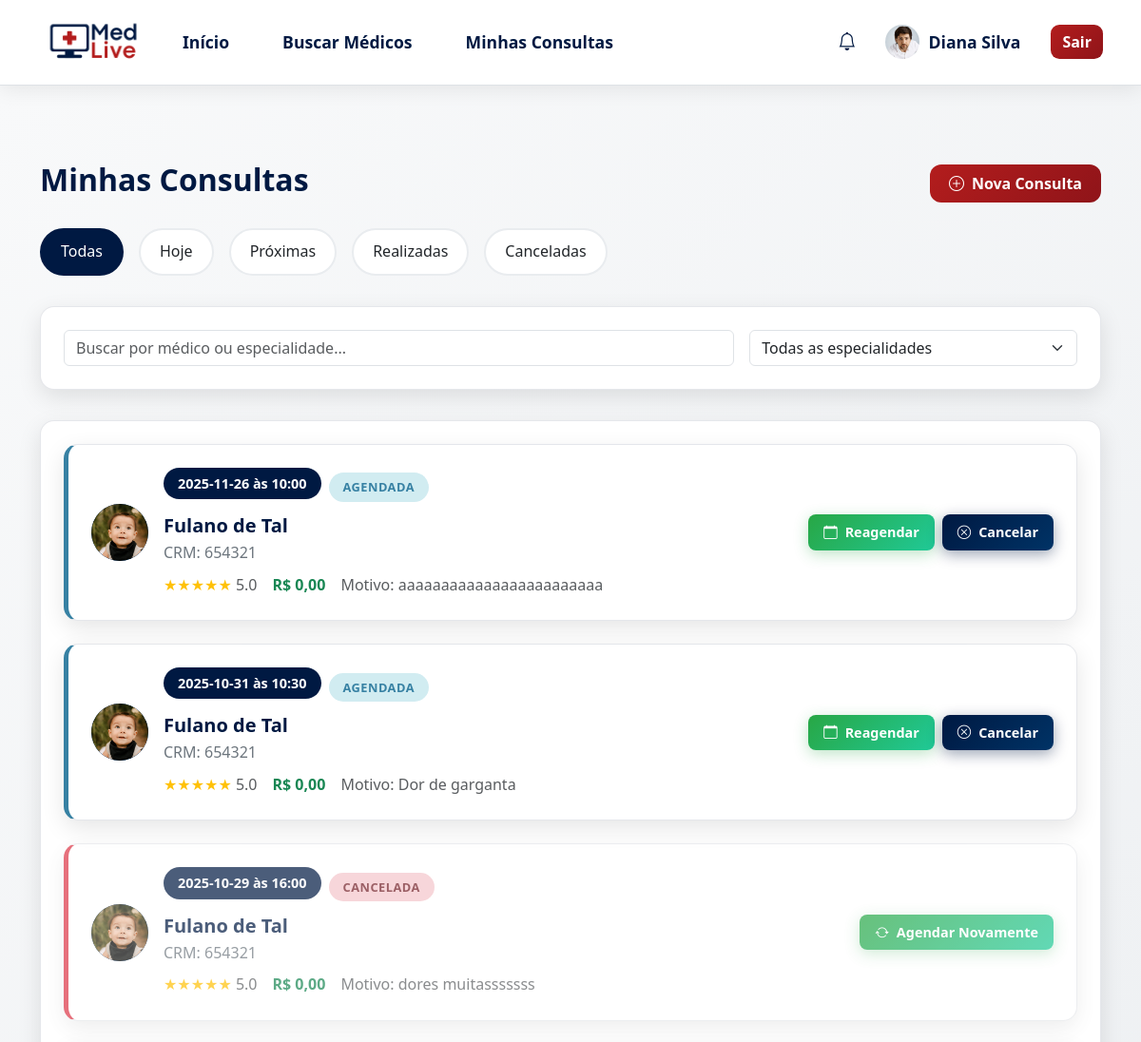
/minhas_consultas (signed in, upper part), run on an earlier commit of the app's database.
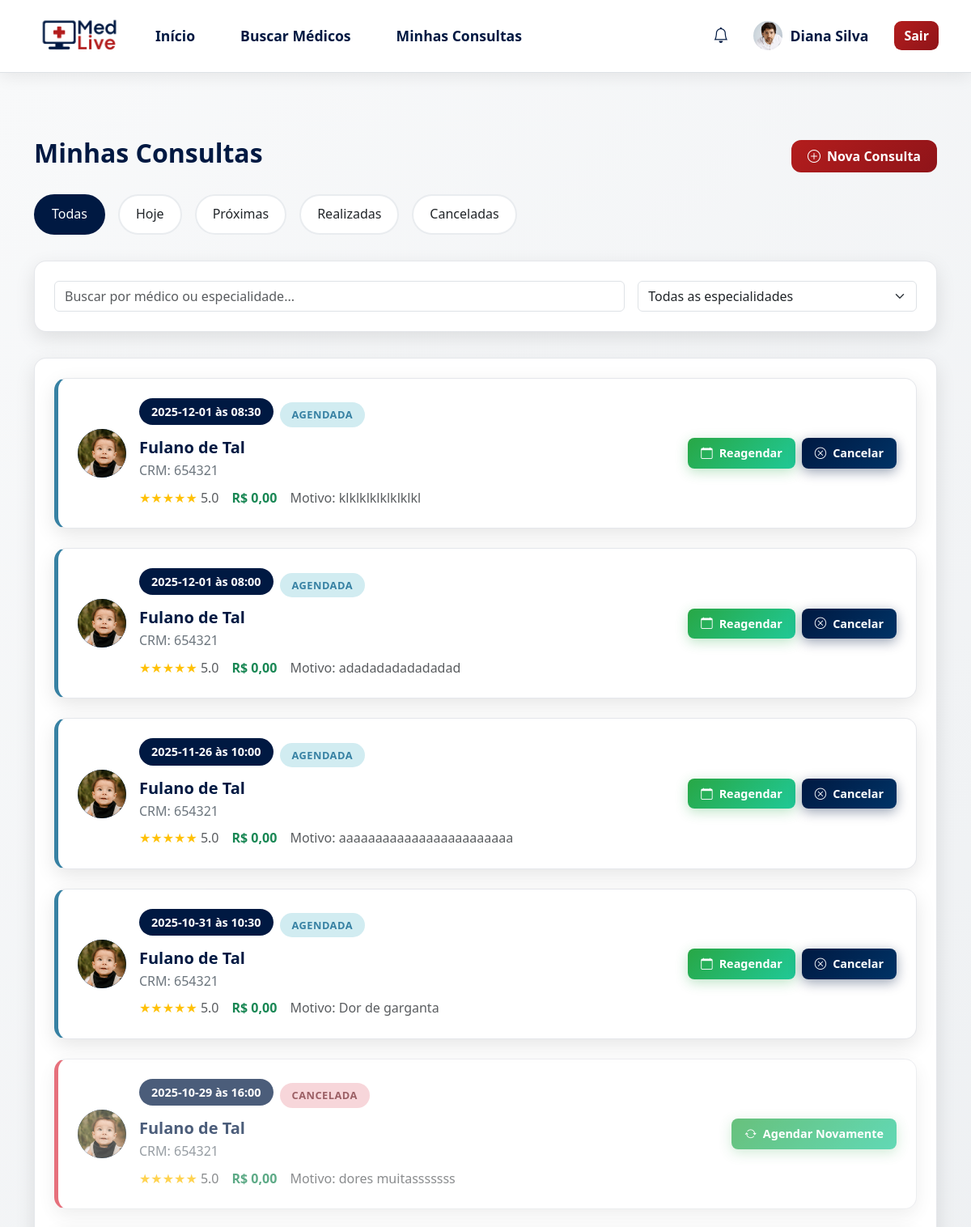
And on a later commit of the database.
### tables this page shows
CREATE TABLE agendamento (
idAgendamento INTEGER PRIMARY KEY,
idPaciente INTEGER NOT NULL,
idMedico INTEGER NOT NULL,
dataAgendamento TEXT NOT NULL,
horario TEXT NOT NULL,
status TEXT NOT NULL DEFAULT 'agendado',
queixa TEXT,
preco REAL DEFAULT 0.0,
dataInclusao TIMESTAMP DEFAULT CURRENT_TIMESTAMP,
FOREIGN KEY (idPaciente) REFERENCES usuario(idUsuario),
FOREIGN KEY (idMedico) REFERENCES usuario(idUsuario)
);

CREATE TABLE usuario (
idUsuario INTEGER PRIMARY KEY AUTOINCREMENT,
nome TEXT NOT NULL,
cpf TEXT NOT NULL,
email TEXT NOT NULL,
senha TEXT NOT NULL,
genero TEXT NOT NULL,
dataNascimento TEXT NOT NULL,
perfil TEXT NOT NULL DEFAULT 'paciente',
foto TEXT,
token_redefinicao TEXT,
data_token TIMESTAMP,
data_cadastro TIMESTAMP DEFAULT CURRENT_TIMESTAMP
);

CREATE TABLE medico (
idMedico INTEGER PRIMARY KEY,
crm TEXT NOT NULL,
statusProfissional TEXT NOT NULL,
FOREIGN KEY (idMedico) REFERENCES usuario(idUsuario)
);

### routes/paciente/paciente_rotas.py (the view)
@router.get("/minhas_consultas")
@requer_autenticacao(["paciente"])
async def get_minhas_consultas(request: Request, sucesso: str = None, usuario_logado: dict = None):
    mensagem_sucesso = None
    if sucesso == "agendamento":
        mensagem_sucesso = "Consulta agendada com sucesso! Você receberá uma confirmação em breve."
    print(f"🔍 DEBUG - Usuário logado: ID={usuario_logado.get('idUsuario')}, Nome={usuario_logado.get('nome')}, Email={usuario_logado.get('email')}")
    consultas = []
    try:
        consultas = obter_agendamentos_por_paciente(usuario_logado["idUsuario"])
        print(f"🔍 DEBUG - Encontrados {len(consultas)} agendamentos para o paciente ID {usuario_logado['idUsuario']}")
        for i, consulta in enumerate(consultas):
            print(f"  {i+1}. Médico: {consulta.get('nomeMedico')} | Data: {consulta.get('dataAgendamento')} | Horário: {consulta.get('horario')}")
    except Exception as e:
        print(f"❌ Erro ao buscar consultas do paciente {usuario_logado['idUsuario']}: {e}")
    return templates.TemplateResponse("/paciente/minhas_consultas.html", {
        "request": request,
        "usuario": usuario_logado,
        "mensagem_sucesso": mensagem_sucesso,
        "consultas": consultas
    })

### templates/paciente/minhas_consultas.html (shortened to what the changed rows need)
{% extends "base_paciente.html" %}
{% block conteudo %}
{% block extra_css %}
<link rel="stylesheet" href="/static/css/minhas_consultas.css">
{% endblock %}
    <section class="consultations-section">
        <div class="container">
            <div class="d-flex justify-content-between align-items-center mb-4">
                <h2 class="fw-bold text-azul">Minhas Consultas</h2>
            </div>
            <div class="filter-card">
                <div id="consultationsList">
                    {% if consultas %}
                        {% for consulta in consultas %}
                            {% set status_map = {
                                'agendado': 'upcoming',
                                'hoje': 'today',
                                'realizada': 'completed',
                                'cancelada': 'cancelled'
                            } %}
                            {% set status = status_map.get(consulta.status, 'upcoming') %}
                            {% set status_text_map = {
                                'upcoming': 'Agendada',
                                'today': 'Hoje',
                                'completed': 'Realizada',
                                'cancelled': 'Cancelada'
                            } %}
                            {% set status_text = status_text_map.get(status, 'Agendada') %}
                            <div class="consultation-card {{ status }}">
                                <div class="row align-items-center">
                                    <div class="col-md-8">
                                        <div class="d-flex align-items-center">
                                            <div class="doctor-avatar">
                                                {% if consulta.fotoMedico %}
                                                    <img src="{{ consulta.fotoMedico }}" alt="Foto do Dr. {{ consulta.nomeMedico }}"
                                                         class="rounded-circle doctor-photo"
                                                         style="width: 60px; height: 60px; object-fit: cover;">
                                                {% endif %}
                                            </div>
                                            <div class="flex-grow-1">
                                                <div class="d-flex align-items-center gap-2 mb-2">
                                                    <div class="consultation-time">{{ consulta.dataAgendamento }} às {{ consulta.horario }}</div>
                                                    <span class="status-badge {{ status }}">{{ status_text }}</span>
                                                </div>
                                                <h5 class="fw-bold text-azul mb-1">{{ consulta.nomeMedico or 'Dr. [Nome não disponível]' }}</h5>
                                                <div class="d-flex align-items-center gap-2 mb-2">
                                                    <span class="text-secondary">CRM: {{ consulta.crm or 'N/A' }}</span>
                                                </div>
                                                <div class="d-flex align-items-center gap-3">
                                                    <div class="rating-stars">
                                                        ★★★★★
                                                        <span class="text-muted">5.0</span>
                                                    </div>
                                                    <span class="fw-bold text-success">R$ {{ "%.2f"|format(consulta.preco) if consulta.preco else '0,00' }}</span>
                                                    {% if consulta.queixa %}
                                                        <span class="text-muted">Motivo: {{ consulta.queixa }}</span>
                                                    {% endif %}
                                                </div>
                                            </div>
                                        </div>
                                    </div>
                                    <div class="col-md-4 text-end">
                                        {% if status == 'today' %}
                                            <div class="d-flex gap-2 justify-content-end flex-wrap">
                                                <a href="/sala_espera" class="btn btn-join">
                                                    <i class="bi bi-camera-video me-2"></i>Entrar
                                                </a>
                                                <a href="/agendar_consulta" class="btn btn-verde">
                                                    <i class="bi bi-calendar me-2"></i>Reagendar
                                                </a>
                                            </div>
                                        {% elif status == 'upcoming' %}
                                            <div class="d-flex gap-2 justify-content-end flex-wrap">
                                                <a href="/agendar_consulta" class="btn btn-verde">
                                                    <i class="bi bi-calendar me-2"></i>Reagendar
                                                </a>
                                                <button class="btn btn-cancelar" data-consulta-id="{{ consulta.idAgendamento }}">
                                                    <i class="bi bi-x-circle me-2"></i>Cancelar
                                                </button>
                                            </div>
                                        {% elif status == 'cancelled' %}
                                            <div class="d-flex gap-2 justify-content-end flex-wrap">
                                                <a href="/agendar_consulta" class="btn btn-verde">
                                                    <i class="bi bi-arrow-repeat me-2"></i>Agendar Novamente
                                                </a>
                                            </div>
                                        {% endif %}
                                    </div>
                                </div>
                            </div>
                        {% endfor %}
                    {% endif %}
                </div>
            </div>
        </div>
    </section>
{% endblock %}

What changed in the data, as far as the page shows it:
added agendamento: fotoMedico (picture), dataAgendamento "2025-12-01", horario "08:30", status_text "AGENDADA", nome "Fulano de Tal", crm "654321", preco "0,00", queixa "klklklklklklklkl"
added agendamento: fotoMedico (picture), dataAgendamento "2025-12-01", horario "08:00", status_text "AGENDADA", nome "Fulano de Tal", crm "654321", preco "0,00", queixa "adadadadadadadad"
